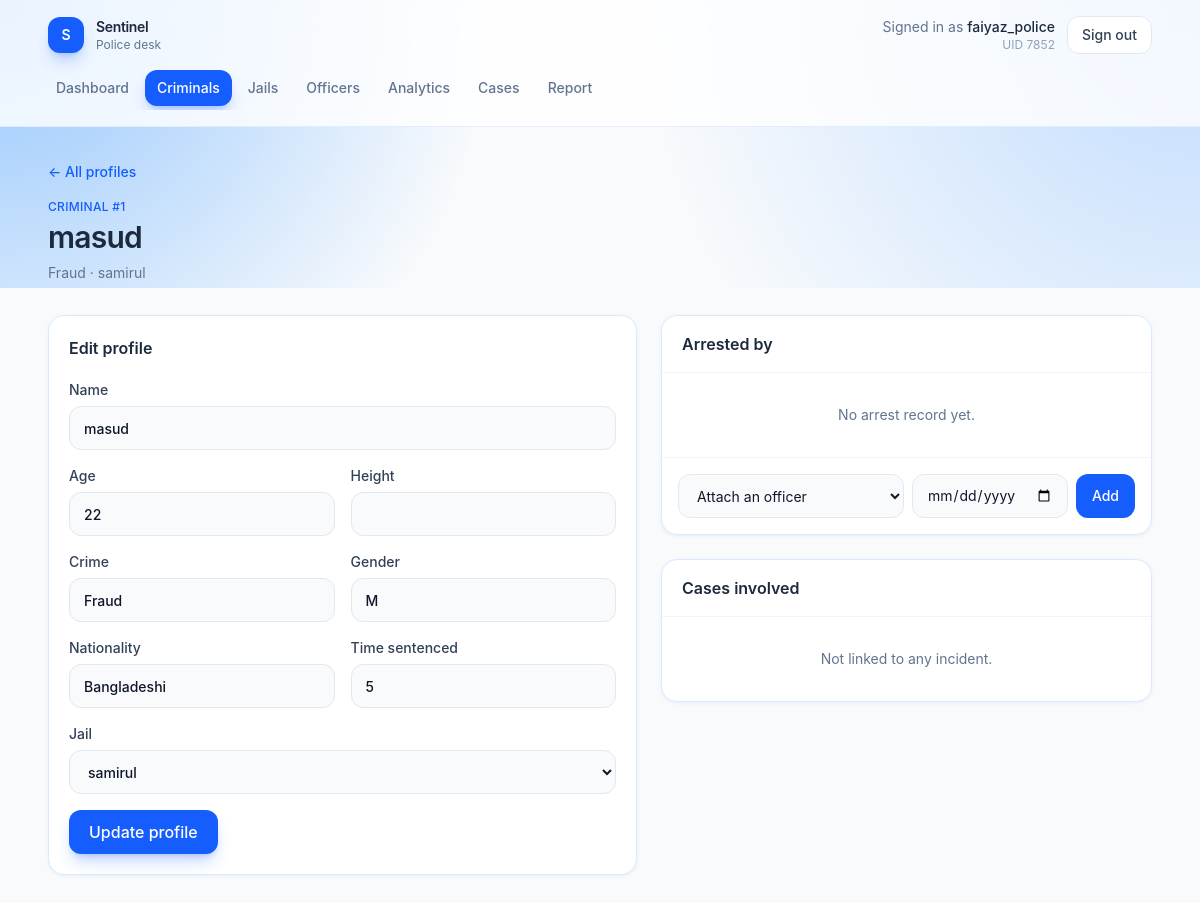
The page /criminals/1 (signed in) on the database as committed earlier.
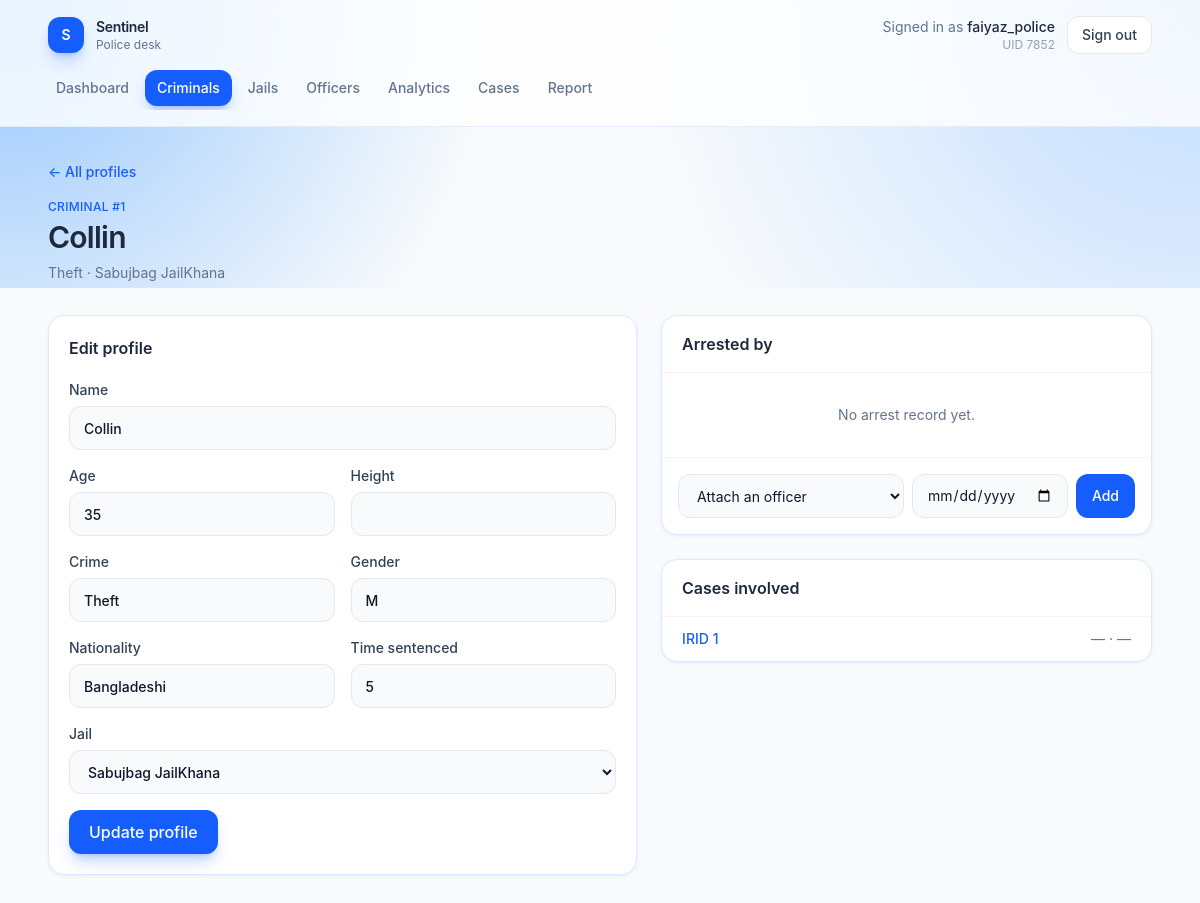
The same page on the database as committed later.
### tables this page shows
CREATE TABLE Criminal (
    CID INTEGER PRIMARY KEY,
    Name TEXT NOT NULL,
    Age INTEGER,
    Crime TEXT,
    Height REAL,
    Gender TEXT,
    Nationality TEXT,
    JID INTEGER,
    time_sentenced TEXT,
    FOREIGN KEY (JID) REFERENCES Jail(JID)
);

CREATE TABLE Jail (
    JID INTEGER PRIMARY KEY,
    Name TEXT NOT NULL,
    Location TEXT,
    Capacity INTEGER
);

### app.py (the view, shortened to what this page needs)
@app.route("/criminals/<int:cid>", methods=["GET", "POST"])
def criminal_detail(cid):
    if not check_login():
            return redirect("/login")
    db = get_db()
    if request.method == "GET":
        criminal = db.execute("SELECT * FROM CRIMINAL WHERE CID = ?", (cid,)).fetchone()
        jail = db.execute("SELECT * FROM JAIL WHERE JID = ?", (criminal["JID"],)).fetchone()
        arrest = db.execute("SELECT * FROM 'Arrested By' WHERE CID = ?", (cid,)).fetchall()
        case = db.execute("SELECT * FROM 'Criminal Involvement' WHERE CID = ?", (cid,)).fetchall()
        jails = db.execute("SELECT * FROM JAIL").fetchall()
        return render_template("criminal_detail.html", criminal=criminal, jail=jail, arrest=arrest, case=case, jails=jails)

### app.py (called while the page is built)
def get_db():
    if "db" not in g:
        g.db = sqlite3.connect(app.config["DATABASE"])
        g.db.row_factory = sqlite3.Row
    return g.db

def check_login():
    if session.get("loggedin_UID") is None:
        return False
    return True

@app.context_processor
def inject_current_user():
    uid = session.get("loggedin_UID")
    if not uid:
        return {"user_name": "Guest"}
    name = session.get("name")
    if not name:
        db = get_db()
        row = db.execute("SELECT name FROM USER WHERE UID = ?", (uid,)).fetchone()
        name = row["name"] if row else "Guest"
        session["name"] = name
    return {"user_name": name}

@app.after_request
def disable_cache(response):
    response.headers["Cache-Control"] = "no-store, no-cache, must-revalidate, max-age=0"
    response.headers["Pragma"] = "no-cache"
    response.headers["Expires"] = "0"
    return response

### templates/criminal_detail.html (shortened to what the changed rows need)
{% extends "app.html" %}
{% set is_police = session.get("role") == "police" %}
{% set criminal = criminal if criminal is defined else {
    "CID": 101, "Name": "Karim Uddin", "Age": 31, "Crime": "Theft", "Height": 170,
    "Gender": "M", "Nationality": "Bangladeshi", "JID": 1, "jail_name": "Dhaka Central Jail",
    "time_sentenced": "5 years"
} %}
{% set jails = jails if jails is defined else [{"JID": 1, "Name": "Dhaka Central Jail"}, {"JID": 2, "Name": "Kashimpur Central Jail"}] %}
{% set arrests = arrests if arrests is defined else (arrest if arrest is defined else [{"Date": "2026-03-02", "officer_name": "rahman", "badge_no": "BD-1042"}]) %}
{% set cases = cases if cases is defined else (case if case is defined else [{"IRID": 12, "Date": "2026-08-14", "location": "Gulshan-2"}]) %}
{% set all_officers = all_officers if all_officers is defined else [{"UID": 1, "name": "rahman"}, {"UID": 3, "name": "ayesha"}] %}
{% set jail_label = criminal.jail_name or (jail.Name if jail is defined and jail else none) %}
{% block page %}
<div class="mb-8">
    {% if is_police %}
    <a href="{{ url_for('criminals') }}" class="text-sm font-medium text-blue-600 hover:text-blue-700">← All profiles</a>
    {% else %}
    <a href="{{ url_for('search_criminals') }}" class="text-sm font-medium text-blue-600 hover:text-blue-700">← Search</a>
    {% endif %}
    <p class="mt-4 text-xs font-medium uppercase tracking-wide text-blue-600">Criminal #{{ criminal.CID }}</p>
    <h1 class="mt-1 text-3xl font-semibold tracking-tight text-slate-800">{{ criminal.Name }}</h1>
    <p class="mt-2 text-sm text-slate-500">{{ criminal.Crime or "Unspecified crime" }}{% if is_police %} · {{ jail_label or "No jail assigned" }}{% endif %}</p>
</div>
<div class="grid gap-6 lg:grid-cols-[minmax(0,1.2fr)_minmax(0,1fr)]">
    {% if is_police %}
    <article class="rounded-2xl border border-blue-100 bg-white p-5 shadow-sm shadow-blue-100/50">
        <h2 class="font-semibold text-slate-800">Edit profile</h2>
        <form action="{{ url_for('criminal_detail', cid=criminal.CID) }}" method="post" class="mt-5 grid gap-4 sm:grid-cols-2">
            <label class="flex flex-col gap-1.5 text-sm font-medium text-slate-700 sm:col-span-2">
                Name
                <input type="text" name="Name" value="{{ criminal.Name }}" required class="h-11 rounded-xl border border-slate-200 bg-slate-50 px-3.5 outline-none focus:border-blue-500 focus:bg-white focus:ring-4 focus:ring-blue-100">
            </label>
            <label class="flex flex-col gap-1.5 text-sm font-medium text-slate-700">
                Age
                <input type="number" name="Age" value="{{ criminal.Age or '' }}" class="h-11 rounded-xl border border-slate-200 bg-slate-50 px-3.5 outline-none focus:border-blue-500 focus:bg-white focus:ring-4 focus:ring-blue-100">
            </label>
            <label class="flex flex-col gap-1.5 text-sm font-medium text-slate-700">
                Height
                <input type="number" name="Height" step="0.1" value="{{ criminal.Height or '' }}" class="h-11 rounded-xl border border-slate-200 bg-slate-50 px-3.5 outline-none focus:border-blue-500 focus:bg-white focus:ring-4 focus:ring-blue-100">
            </label>
            <label class="flex flex-col gap-1.5 text-sm font-medium text-slate-700">
                Crime
                <input type="text" name="Crime" value="{{ criminal.Crime or '' }}" class="h-11 rounded-xl border border-slate-200 bg-slate-50 px-3.5 outline-none focus:border-blue-500 focus:bg-white focus:ring-4 focus:ring-blue-100">
            </label>
            <label class="flex flex-col gap-1.5 text-sm font-medium text-slate-700">
                Gender
                <input type="text" name="Gender" value="{{ criminal.Gender or '' }}" class="h-11 rounded-xl border border-slate-200 bg-slate-50 px-3.5 outline-none focus:border-blue-500 focus:bg-white focus:ring-4 focus:ring-blue-100">
            </label>
            <label class="flex flex-col gap-1.5 text-sm font-medium text-slate-700">
                Nationality
                <input type="text" name="Nationality" value="{{ criminal.Nationality or '' }}" class="h-11 rounded-xl border border-slate-200 bg-slate-50 px-3.5 outline-none focus:border-blue-500 focus:bg-white focus:ring-4 focus:ring-blue-100">
            </label>
            <label class="flex flex-col gap-1.5 text-sm font-medium text-slate-700">
                Time sentenced
                <input type="text" name="time_sentenced" value="{{ criminal.time_sentenced or '' }}" class="h-11 rounded-xl border border-slate-200 bg-slate-50 px-3.5 outline-none focus:border-blue-500 focus:bg-white focus:ring-4 focus:ring-blue-100">
            </label>
            <label class="flex flex-col gap-1.5 text-sm font-medium text-slate-700 sm:col-span-2">
                Jail
                <select name="JID" class="h-11 rounded-xl border border-slate-200 bg-slate-50 px-3.5 outline-none focus:border-blue-500 focus:bg-white focus:ring-4 focus:ring-blue-100">
                    {% for jail_row in jails %}
                    <option value="{{ jail_row.JID }}" {% if criminal.JID == jail_row.JID %}selected{% endif %}>{{ jail_row.Name }}</option>
                    {% endfor %}
                </select>
            </label>
            <div class="sm:col-span-2">
                <button type="submit" class="h-11 rounded-xl bg-blue-600 px-5 font-medium text-white shadow-lg shadow-blue-600/25 transition hover:bg-blue-700">Update profile</button>
            </div>
        </form>
    </article>
    {% endif %}
    <div class="flex flex-col gap-6">
        <article class="overflow-hidden rounded-2xl border border-blue-100 bg-white shadow-sm shadow-blue-100/50">
            <div class="border-b border-slate-100 px-5 py-4">
                <h2 class="font-semibold text-slate-800">Arrested by</h2>
            </div>
        </article>
        <article class="overflow-hidden rounded-2xl border border-blue-100 bg-white shadow-sm shadow-blue-100/50">
            <div class="border-b border-slate-100 px-5 py-4">
                <h2 class="font-semibold text-slate-800">Cases involved</h2>
            </div>
            {% if cases %}
            <ul class="divide-y divide-slate-100 text-sm">
                {% for case_row in cases %}
                <li class="flex items-center justify-between px-5 py-3">
                    {% if is_police %}
                    <a href="{{ url_for('incident_detail', irid=case_row.IRID) }}" class="font-medium text-blue-600 hover:text-blue-700">IRID {{ case_row.IRID }}</a>
                    {% else %}
                    <span class="font-medium text-slate-800">IRID {{ case_row.IRID }}</span>
                    {% endif %}
                    <span class="text-slate-500">{{ case_row.location or "—" }} · {{ case_row.Date or "—" }}</span>
                </li>
                {% endfor %}
            </ul>
            {% else %}
            <p class="px-5 py-8 text-center text-sm text-slate-500">Not linked to any incident.</p>
            {% endif %}
        </article>
    </div>
</div>
{% endblock %}

Rows that differ between the two databases and show on the page:
changed Criminal "Bangladeshi": Name "masud" → "Collin"; Crime "Fraud" → "Theft"; Age "22" → "35"; JID "samirul" → "Sabujbag JailKhana"
changed Jail: Name "samirul" → "Sabujbag JailKhana"
Other text that changed with them:
new list line: "IRID 1 — · —"
text no longer shown: "Not linked to any incident."
